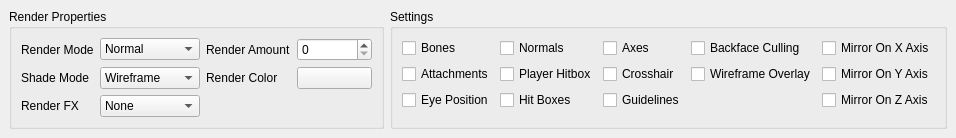
<?xml version="1.0" encoding="UTF-8"?>
<ui version="4.0">
 <class>ui::controlpanels::viewer::ModelDisplayPanel</class>
 <widget class="QWidget" name="ui::controlpanels::viewer::ModelDisplayPanel">
  <property name="geometry">
   <rect>
    <x>0</x>
    <y>0</y>
    <width>882</width>
    <height>132</height>
   </rect>
  </property>
  <property name="sizePolicy">
   <sizepolicy hsizetype="Preferred" vsizetype="Minimum">
    <horstretch>0</horstretch>
    <verstretch>0</verstretch>
   </sizepolicy>
  </property>
  <property name="windowTitle">
   <string>Model Display</string>
  </property>
  <layout class="QGridLayout" name="gridLayout">
   <property name="leftMargin">
    <number>9</number>
   </property>
   <property name="topMargin">
    <number>9</number>
   </property>
   <property name="rightMargin">
    <number>9</number>
   </property>
   <property name="bottomMargin">
    <number>9</number>
   </property>
   <property name="spacing">
    <number>6</number>
   </property>
   <item row="0" column="0">
    <widget class="QGroupBox" name="RenderPropertiesGroup">
     <property name="title">
      <string>Render Properties</string>
     </property>
     <layout class="QGridLayout" name="gridLayout_2">
      <property name="leftMargin">
       <number>9</number>
      </property>
      <property name="topMargin">
       <number>9</number>
      </property>
      <property name="rightMargin">
       <number>9</number>
      </property>
      <property name="bottomMargin">
       <number>9</number>
      </property>
      <property name="spacing">
       <number>6</number>
      </property>
      <item row="0" column="0">
       <widget class="QLabel" name="label">
        <property name="text">
         <string>Render Mode</string>
        </property>
       </widget>
      </item>
      <item row="0" column="1">
       <widget class="QComboBox" name="RenderMode">
        <property name="sizePolicy">
         <sizepolicy hsizetype="Fixed" vsizetype="Fixed">
          <horstretch>0</horstretch>
          <verstretch>0</verstretch>
         </sizepolicy>
        </property>
        <property name="minimumSize">
         <size>
          <width>100</width>
          <height>0</height>
         </size>
        </property>
        <item>
         <property name="text">
          <string>Normal</string>
         </property>
        </item>
       </widget>
      </item>
      <item row="0" column="2">
       <widget class="QLabel" name="label_3">
        <property name="text">
         <string>Render Amount</string>
        </property>
       </widget>
      </item>
      <item row="0" column="3">
       <widget class="QSpinBox" name="RenderAmount">
        <property name="sizePolicy">
         <sizepolicy hsizetype="Fixed" vsizetype="Fixed">
          <horstretch>0</horstretch>
          <verstretch>0</verstretch>
         </sizepolicy>
        </property>
        <property name="minimumSize">
         <size>
          <width>75</width>
          <height>0</height>
         </size>
        </property>
        <property name="maximum">
         <number>255</number>
        </property>
       </widget>
      </item>
      <item row="1" column="3">
       <widget class="QPushButton" name="RenderColor">
        <property name="sizePolicy">
         <sizepolicy hsizetype="Fixed" vsizetype="Fixed">
          <horstretch>0</horstretch>
          <verstretch>0</verstretch>
         </sizepolicy>
        </property>
        <property name="minimumSize">
         <size>
          <width>75</width>
          <height>0</height>
         </size>
        </property>
        <property name="text">
         <string/>
        </property>
       </widget>
      </item>
      <item row="2" column="0">
       <widget class="QLabel" name="label_2">
        <property name="text">
         <string>Render FX</string>
        </property>
       </widget>
      </item>
      <item row="1" column="1">
       <widget class="QComboBox" name="ShadeMode">
        <property name="sizePolicy">
         <sizepolicy hsizetype="Fixed" vsizetype="Fixed">
          <horstretch>0</horstretch>
          <verstretch>0</verstretch>
         </sizepolicy>
        </property>
        <property name="minimumSize">
         <size>
          <width>100</width>
          <height>0</height>
         </size>
        </property>
        <property name="maximumSize">
         <size>
          <width>100</width>
          <height>16777215</height>
         </size>
        </property>
        <property name="currentText">
         <string>Wireframe</string>
        </property>
        <item>
         <property name="text">
          <string>Wireframe</string>
         </property>
        </item>
        <item>
         <property name="text">
          <string>Flat Shaded</string>
         </property>
        </item>
        <item>
         <property name="text">
          <string>Smooth Shaded</string>
         </property>
        </item>
        <item>
         <property name="text">
          <string>Texture Shaded</string>
         </property>
        </item>
       </widget>
      </item>
      <item row="1" column="0">
       <widget class="QLabel" name="label_5">
        <property name="text">
         <string>Shade Mode</string>
        </property>
       </widget>
      </item>
      <item row="1" column="2">
       <widget class="QLabel" name="label_4">
        <property name="text">
         <string>Render Color</string>
        </property>
       </widget>
      </item>
      <item row="2" column="1">
       <widget class="QComboBox" name="RenderFX">
        <property name="sizePolicy">
         <sizepolicy hsizetype="Fixed" vsizetype="Fixed">
          <horstretch>0</horstretch>
          <verstretch>0</verstretch>
         </sizepolicy>
        </property>
        <property name="minimumSize">
         <size>
          <width>100</width>
          <height>0</height>
         </size>
        </property>
        <item>
         <property name="text">
          <string>None</string>
         </property>
        </item>
       </widget>
      </item>
      <item row="3" column="0" colspan="4">
       <spacer name="verticalSpacer">
        <property name="orientation">
         <enum>Qt::Vertical</enum>
        </property>
        <property name="sizeHint" stdset="0">
         <size>
          <width>0</width>
          <height>0</height>
         </size>
        </property>
       </spacer>
      </item>
     </layout>
    </widget>
   </item>
   <item row="0" column="1">
    <widget class="QGroupBox" name="SettingsGroup">
     <property name="title">
      <string>Settings</string>
     </property>
     <layout class="QGridLayout" name="gridLayout_3">
      <property name="leftMargin">
       <number>9</number>
      </property>
      <property name="topMargin">
       <number>9</number>
      </property>
      <property name="rightMargin">
       <number>9</number>
      </property>
      <property name="bottomMargin">
       <number>9</number>
      </property>
      <property name="spacing">
       <number>6</number>
      </property>
      <item row="2" column="4">
       <widget class="QCheckBox" name="MirrorOnZAxis">
        <property name="text">
         <string>Mirror On Z Axis</string>
        </property>
       </widget>
      </item>
      <item row="1" column="4">
       <widget class="QCheckBox" name="MirrorOnYAxis">
        <property name="text">
         <string>Mirror On Y Axis</string>
        </property>
       </widget>
      </item>
      <item row="5" column="0" colspan="5">
       <spacer name="verticalSpacer_2">
        <property name="orientation">
         <enum>Qt::Vertical</enum>
        </property>
        <property name="sizeHint" stdset="0">
         <size>
          <width>0</width>
          <height>0</height>
         </size>
        </property>
       </spacer>
      </item>
      <item row="0" column="4">
       <widget class="QCheckBox" name="MirrorOnXAxis">
        <property name="text">
         <string>Mirror On X Axis</string>
        </property>
       </widget>
      </item>
      <item row="0" column="2">
       <widget class="QCheckBox" name="ShowAxes">
        <property name="text">
         <string>Axes</string>
        </property>
       </widget>
      </item>
      <item row="0" column="3">
       <widget class="QCheckBox" name="BackfaceCulling">
        <property name="text">
         <string>Backface Culling</string>
        </property>
       </widget>
      </item>
      <item row="1" column="3">
       <widget class="QCheckBox" name="WireframeOverlay">
        <property name="text">
         <string>Wireframe Overlay</string>
        </property>
       </widget>
      </item>
      <item row="0" column="1">
       <widget class="QCheckBox" name="ShowNormals">
        <property name="text">
         <string>Normals</string>
        </property>
       </widget>
      </item>
      <item row="1" column="1">
       <widget class="QCheckBox" name="ShowPlayerHitbox">
        <property name="text">
         <string>Player Hitbox</string>
        </property>
       </widget>
      </item>
      <item row="2" column="1">
       <widget class="QCheckBox" name="ShowHitboxes">
        <property name="text">
         <string>Hit Boxes</string>
        </property>
       </widget>
      </item>
      <item row="0" column="0">
       <widget class="QCheckBox" name="ShowBones">
        <property name="text">
         <string>Bones</string>
        </property>
       </widget>
      </item>
      <item row="1" column="0">
       <widget class="QCheckBox" name="ShowAttachments">
        <property name="text">
         <string>Attachments</string>
        </property>
       </widget>
      </item>
      <item row="2" column="0">
       <widget class="QCheckBox" name="ShowEyePosition">
        <property name="text">
         <string>Eye Position</string>
        </property>
       </widget>
      </item>
      <item row="1" column="2">
       <widget class="QCheckBox" name="ShowCrosshair">
        <property name="text">
         <string>Crosshair</string>
        </property>
       </widget>
      </item>
      <item row="2" column="2">
       <widget class="QCheckBox" name="ShowGuidelines">
        <property name="text">
         <string>Guidelines</string>
        </property>
       </widget>
      </item>
     </layout>
    </widget>
   </item>
   <item row="0" column="2">
    <spacer name="horizontalSpacer">
     <property name="orientation">
      <enum>Qt::Horizontal</enum>
     </property>
     <property name="sizeHint" stdset="0">
      <size>
       <width>40</width>
       <height>20</height>
      </size>
     </property>
    </spacer>
   </item>
  </layout>
 </widget>
 <resources/>
 <connections/>
</ui>
